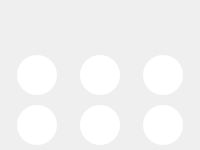
           <widget class="QFrame" name="frame_4">
            <property name="frameShape">
             <enum>QFrame::NoFrame</enum>
            </property>
            <property name="frameShadow">
             <enum>QFrame::Raised</enum>
            </property>
            <layout class="QGridLayout" name="gridLayout_3">
             <property name="leftMargin">
              <number>0</number>
             </property>
             <property name="topMargin">
              <number>0</number>
             </property>
             <property name="rightMargin">
              <number>0</number>
             </property>
             <property name="bottomMargin">
              <number>0</number>
             </property>
             <property name="spacing">
              <number>0</number>
             </property>
             <item row="0" column="0">
              <widget class="QFrame" name="frame_10">
               <property name="minimumSize">
                <size>
                 <width>0</width>
                 <height>50</height>
                </size>
               </property>
               <property name="maximumSize">
                <size>
                 <width>16777215</width>
                 <height>50</height>
                </size>
               </property>
               <property name="frameShape">
                <enum>QFrame::NoFrame</enum>
               </property>
               <property name="frameShadow">
                <enum>QFrame::Raised</enum>
               </property>
              </widget>
             </item>
             <item row="2" column="0">
              <widget class="QFrame" name="frame_13">
               <property name="minimumSize">
                <size>
                 <width>0</width>
                 <height>50</height>
                </size>
               </property>
               <property name="sizeIncrement">
                <size>
                 <width>0</width>
                 <height>50</height>
                </size>
               </property>
               <property name="frameShape">
                <enum>QFrame::NoFrame</enum>
               </property>
               <property name="frameShadow">
                <enum>QFrame::Sunken</enum>
               </property>
               <layout class="QGridLayout" name="gridLayout_9">
                <property name="leftMargin">
                 <number>0</number>
                </property>
                <property name="topMargin">
                 <number>0</number>
                </property>
                <property name="rightMargin">
                 <number>0</number>
                </property>
                <property name="bottomMargin">
                 <number>0</number>
                </property>
                <item row="0" column="0">
                 <widget class="QPushButton" name="pushButton_39">
                  <property name="minimumSize">
                   <size>
                    <width>40</width>
                    <height>40</height>
                   </size>
                  </property>
                  <property name="maximumSize">
                   <size>
                    <width>40</width>
                    <height>40</height>
                   </size>
                  </property>
                  <property name="sizeIncrement">
                   <size>
                    <width>40</width>
                    <height>40</height>
                   </size>
                  </property>
                  <property name="styleSheet">
                   <string notr="true">background-color: white;
border-radius:20px;</string>
                  </property>
                  <property name="text">
                   <string/>
                  </property>
                 </widget>
                </item>
                <item row="0" column="1">
                 <widget class="QPushButton" name="pushButton_38">
                  <property name="minimumSize">
                   <size>
                    <width>40</width>
                    <height>40</height>
                   </size>
                  </property>
                  <property name="maximumSize">
                   <size>
                    <width>40</width>
                    <height>40</height>
                   </size>
                  </property>
                  <property name="sizeIncrement">
                   <size>
                    <width>40</width>
                    <height>40</height>
                   </size>
                  </property>
                  <property name="styleSheet">
                   <string notr="true">background-color: white;
border-radius:20px;</string>
                  </property>
                  <property name="text">
                   <string/>
                  </property>
                 </widget>
                </item>
                <item row="0" column="2">
                 <widget class="QPushButton" name="pushButton_37">
                  <property name="minimumSize">
                   <size>
                    <width>40</width>
                    <height>40</height>
                   </size>
                  </property>
                  <property name="maximumSize">
                   <size>
                    <width>40</width>
                    <height>40</height>
                   </size>
                  </property>
                  <property name="sizeIncrement">
                   <size>
                    <width>40</width>
                    <height>40</height>
                   </size>
                  </property>
                  <property name="styleSheet">
                   <string notr="true">background-color: white;
border-radius:20px;</string>
                  </property>
                  <property name="text">
                   <string/>
                  </property>
                 </widget>
                </item>
               </layout>
              </widget>
             </item>
             <item row="1" column="0">
              <widget class="QFrame" name="frame_14">
               <property name="minimumSize">
                <size>
                 <width>0</width>
                 <height>50</height>
                </size>
               </property>
               <property name="sizeIncrement">
                <size>
                 <width>0</width>
                 <height>50</height>
                </size>
               </property>
               <property name="frameShape">
                <enum>QFrame::NoFrame</enum>
               </property>
               <property name="frameShadow">
                <enum>QFrame::Plain</enum>
               </property>
               <layout class="QGridLayout" name="gridLayout_13">
                <property name="leftMargin">
                 <number>0</number>
                </property>
                <property name="topMargin">
                 <number>0</number>
                </property>
                <property name="rightMargin">
                 <number>0</number>
                </property>
                <property name="bottomMargin">
                 <number>0</number>
                </property>
                <item row="0" column="0">
                 <widget class="QPushButton" name="pushButton_49">
                  <property name="minimumSize">
                   <size>
                    <width>40</width>
                    <height>40</height>
                   </size>
                  </property>
                  <property name="maximumSize">
                   <size>
                    <width>40</width>
                    <height>40</height>
                   </size>
                  </property>
                  <property name="sizeIncrement">
                   <size>
                    <width>40</width>
                    <height>40</height>
                   </size>
                  </property>
                  <property name="styleSheet">
                   <string notr="true">background-color: white;
border-radius:20px;</string>
                  </property>
                  <property name="text">
                   <string/>
                  </property>
                 </widget>
                </item>
                <item row="0" column="1">
                 <widget class="QPushButton" name="pushButton_50">
                  <property name="minimumSize">
                   <size>
                    <width>40</width>
                    <height>40</height>
                   </size>
                  </property>
                  <property name="maximumSize">
                   <size>
                    <width>40</width>
                    <height>40</height>
                   </size>
                  </property>
                  <property name="sizeIncrement">
                   <size>
                    <width>40</width>
                    <height>40</height>
                   </size>
                  </property>
                  <property name="styleSheet">
                   <string notr="true">background-color: white;
border-radius:20px;</string>
                  </property>
                  <property name="text">
                   <string/>
                  </property>
                 </widget>
                </item>
                <item row="0" column="2">
                 <widget class="QPushButton" name="pushButton_51">
                  <property name="minimumSize">
                   <size>
                    <width>40</width>
                    <height>40</height>
                   </size>
                  </property>
                  <property name="maximumSize">
                   <size>
                    <width>40</width>
                    <height>40</height>
                   </size>
                  </property>
                  <property name="sizeIncrement">
                   <size>
                    <width>40</width>
                    <height>40</height>
                   </size>
                  </property>
                  <property name="styleSheet">
                   <string notr="true">background-color: white;
border-radius:20px;</string>
                  </property>
                  <property name="text">
                   <string/>
                  </property>
                 </widget>
                </item>
               </layout>
              </widget>
             </item>
            </layout>
           </widget>
